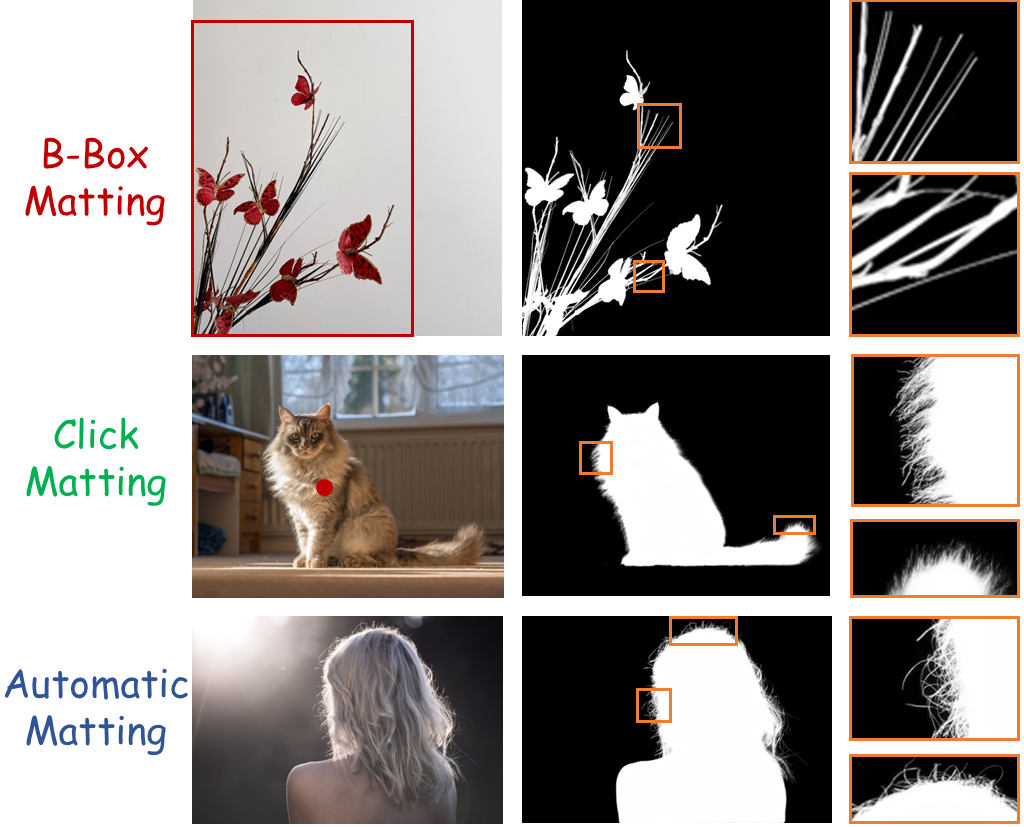
#> input picture assets/teaser.png, 1024 x 827 px
$ python gen_trimap_single.py --alpha_path ../assets/teaser.png
#> lines starting #> are read from the running program, lines starting #| are printed output that depends on the picture; after the words box and inside, x2 and y2 are one past the last pixel; in counts of white or black regions, pixels touching at a corner belong together
import cv2
import numpy as np
import os
import argparse

def get_structuring_kernels(max_size=15):
    kernels = {}
    for k in range(1, max_size + 1):
        kernels[k] = cv2.getStructuringElement(cv2.MORPH_ELLIPSE, (k, k))
    return kernels

def maybe_random_interp(default_interp=cv2.INTER_NEAREST):
    return np.random.choice([
        cv2.INTER_NEAREST,
        cv2.INTER_LINEAR,
        cv2.INTER_CUBIC,
        cv2.INTER_AREA
    ]) if np.random.rand() < 0.5 else default_interp

def generate_trimap(alpha_path, trimap_save_path, max_kernel_size=15, resize_size=(640, 640)):
    # 读取alpha matte
#> called with alpha_path = '../assets/teaser.png', trimap_save_path = './trimap.png', max_kernel_size = 15, resize_size = (640, 640)
    alpha_ori = cv2.imread(alpha_path, cv2.IMREAD_GRAYSCALE)
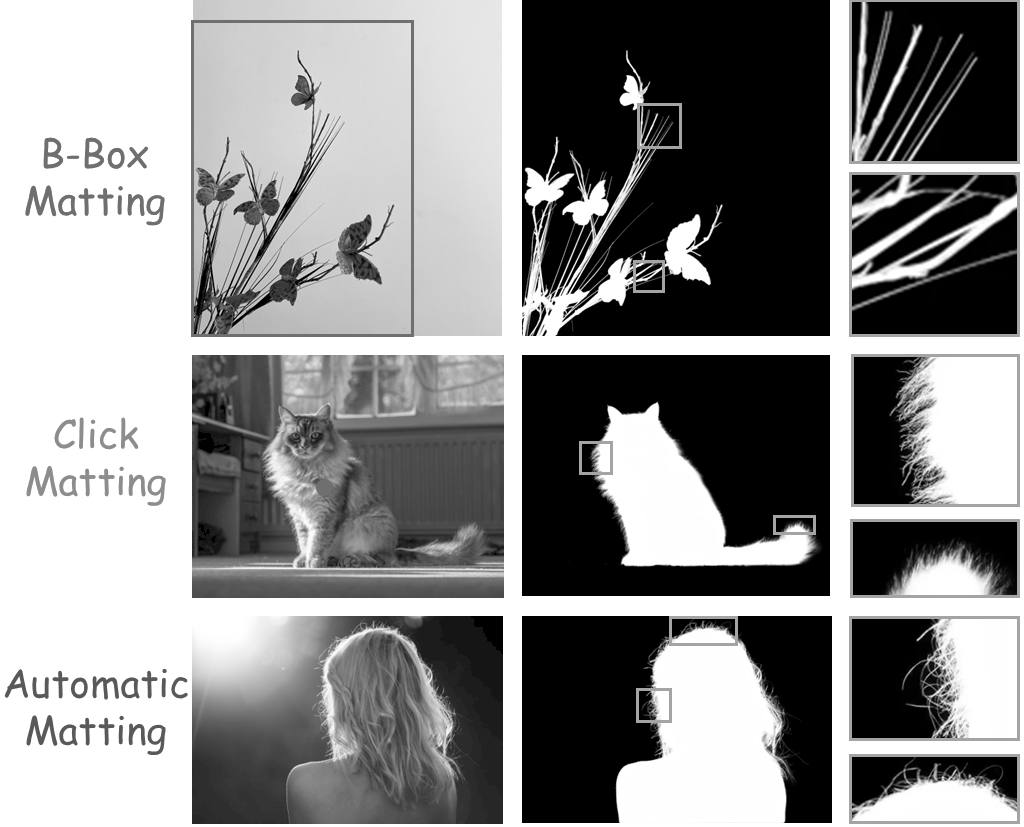
#> alpha_ori: shape (827, 1024); min 0, max 255, mean 138.8
    if alpha_ori is None:
        raise FileNotFoundError(f"Cannot read alpha matte from {alpha_path}")
    h, w = alpha_ori.shape
#> h = 827; w = 1024

    # 归一化为0-1之间
    alpha = alpha_ori.astype(np.float32) / 255.0
    alpha_resized = cv2.resize(alpha, resize_size, interpolation=maybe_random_interp())
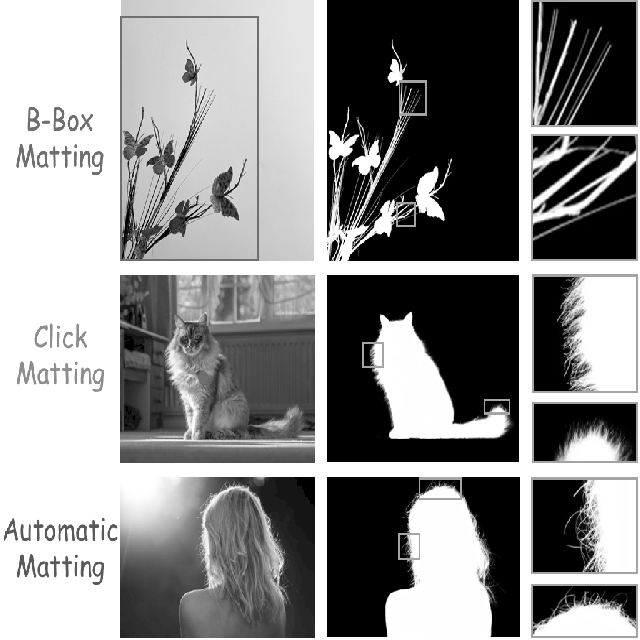
#> alpha_resized: shape (640, 640) float32; min 0, max 1, mean 0.545

    # 随机腐蚀核大小
    fg_width = np.random.randint(1, max_kernel_size)
    bg_width = np.random.randint(1, max_kernel_size)

    # 生成腐蚀核
    erosion_kernels = get_structuring_kernels(max_kernel_size)

    # 生成前景/背景掩码
    fg_mask = (alpha_resized + 1e-5).astype(np.uint8)
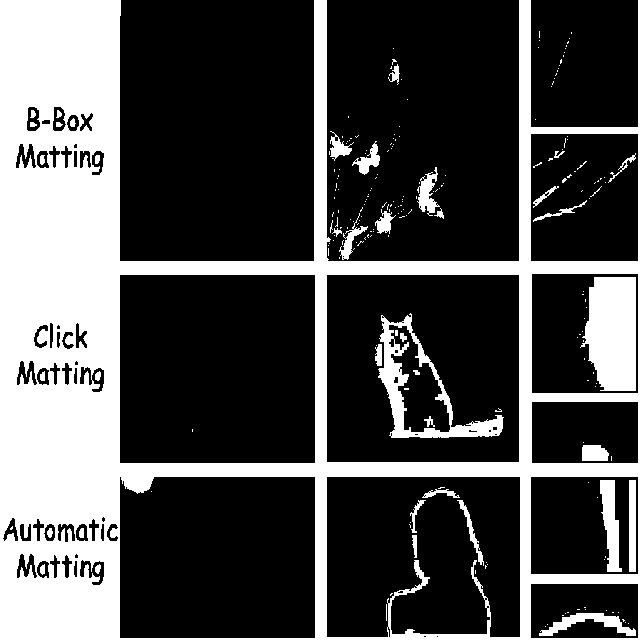
#> fg_mask: shape (640, 640); values 0 (black) and 1 (white), 30.2% white; 223 white regions (183 under 20 px), largest, box (x1, y1, x2, y2) and area: (0, 0, 640, 640) 107729, (580, 277, 636, 391) 5160, (378, 313, 504, 438) 3426
    bg_mask = (1 - alpha_resized + 1e-5).astype(np.uint8)
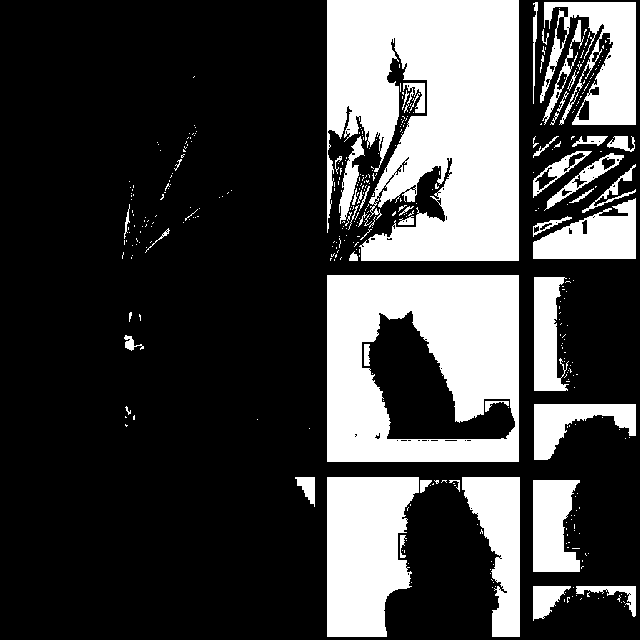
#> bg_mask: shape (640, 640); values 0 (black) and 1 (white), 27.3% white; 391 white regions (337 under 20 px), largest, box (x1, y1, x2, y2) and area: (327, 0, 519, 261) 40035, (327, 275, 519, 462) 26441, (327, 477, 419, 637) 11840
    fg_mask = cv2.erode(fg_mask, erosion_kernels[fg_width])
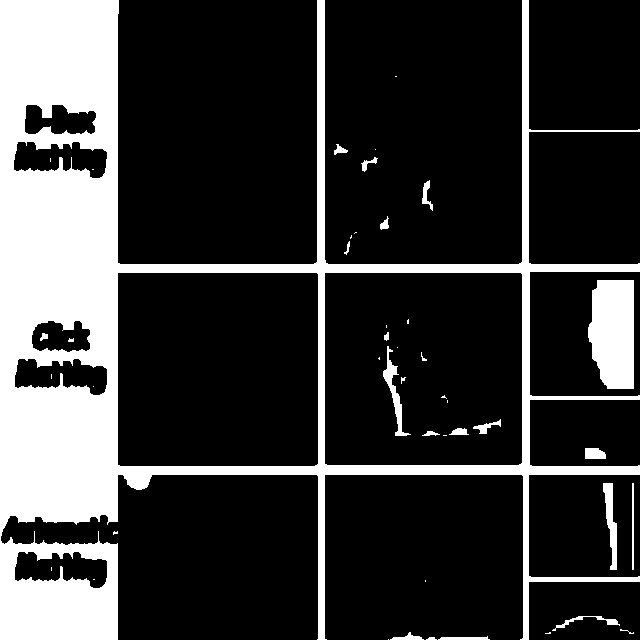
#> fg_mask: shape (640, 640); values 0 (black) and 1 (white), 22.2% white; 45 white regions (24 under 20 px), largest, box (x1, y1, x2, y2) and area: (0, 0, 640, 640) 83504, (588, 280, 634, 389) 4352, (603, 483, 617, 570) 623
    bg_mask = cv2.erode(bg_mask, erosion_kernels[bg_width])

    # 构建trimap（128为不确定区域）
    trimap = np.ones_like(alpha_resized, dtype=np.uint8) * 128
    trimap[fg_mask == 1] = 255
    trimap[bg_mask == 1] = 0

    # resize回原始大小
    trimap_resized = cv2.resize(trimap, (w, h), interpolation=cv2.INTER_NEAREST)
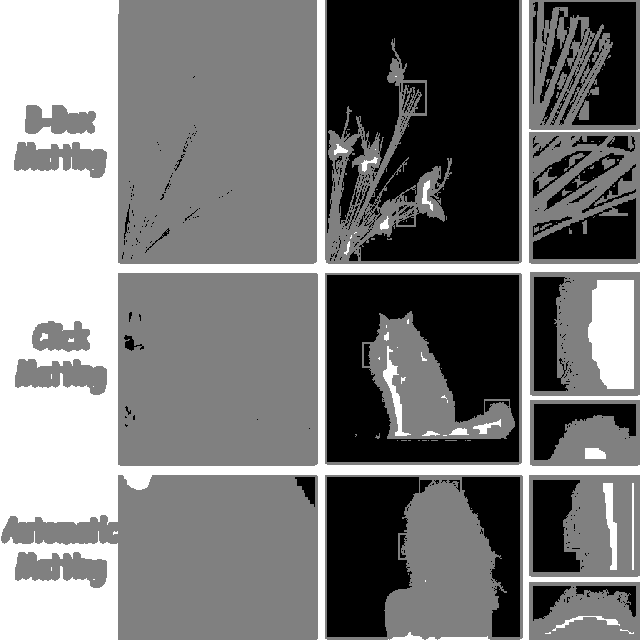
#> trimap: shape (640, 640); min 0, max 255, mean 121.2

    # 保存trimap
    cv2.imwrite(trimap_save_path, trimap_resized)
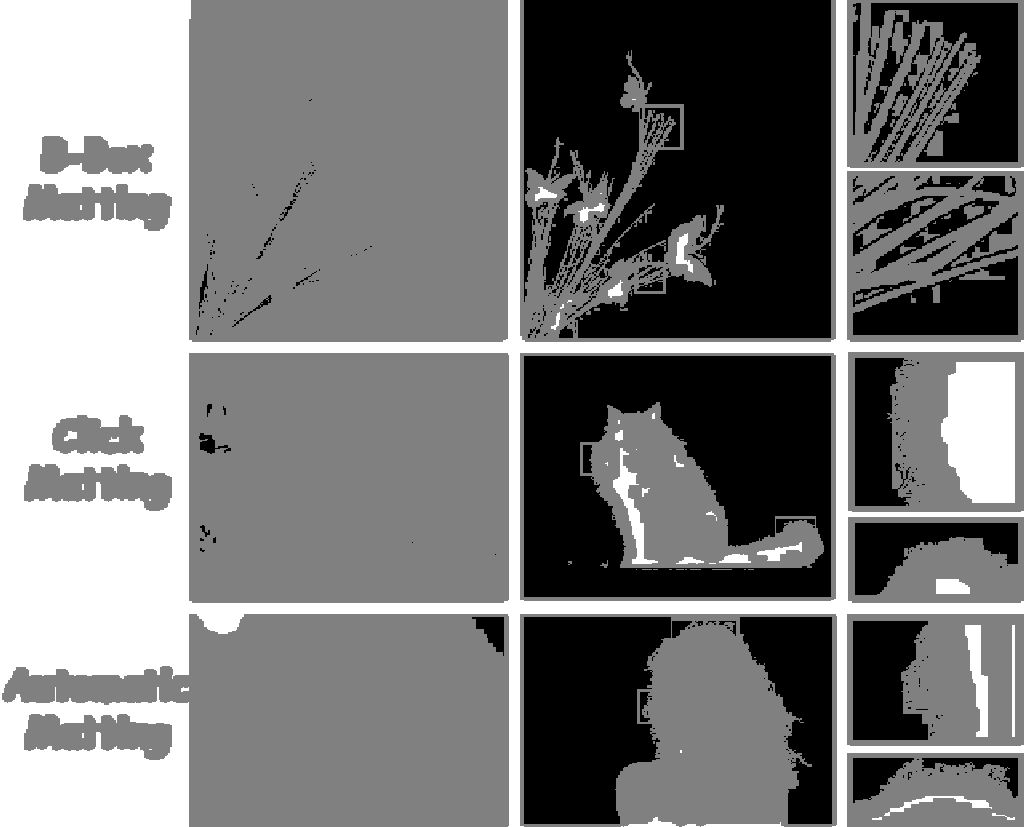
#> saved as trimap.png: shape (827, 1024); min 0, max 255, mean 121.1
    print(f"Trimap saved to {trimap_save_path}")

if __name__ == "__main__":
    parser = argparse.ArgumentParser()
    parser.add_argument('--alpha_path', type=str, default='/opt/data/private/zcy/datasets/videomatte_1920x1080/videomatte_motion/0000/com/0000.jpg', help='Path to alpha matte image (grayscale)')
    parser.add_argument('--trimap_save_path', type=str, default='./trimap.png', help='Path to save generated trimap image')
    parser.add_argument('--max_kernel_size', type=int, default=15, help='Maximum erosion kernel size')
    args = parser.parse_args()

    generate_trimap(args.alpha_path, args.trimap_save_path, args.max_kernel_size)
